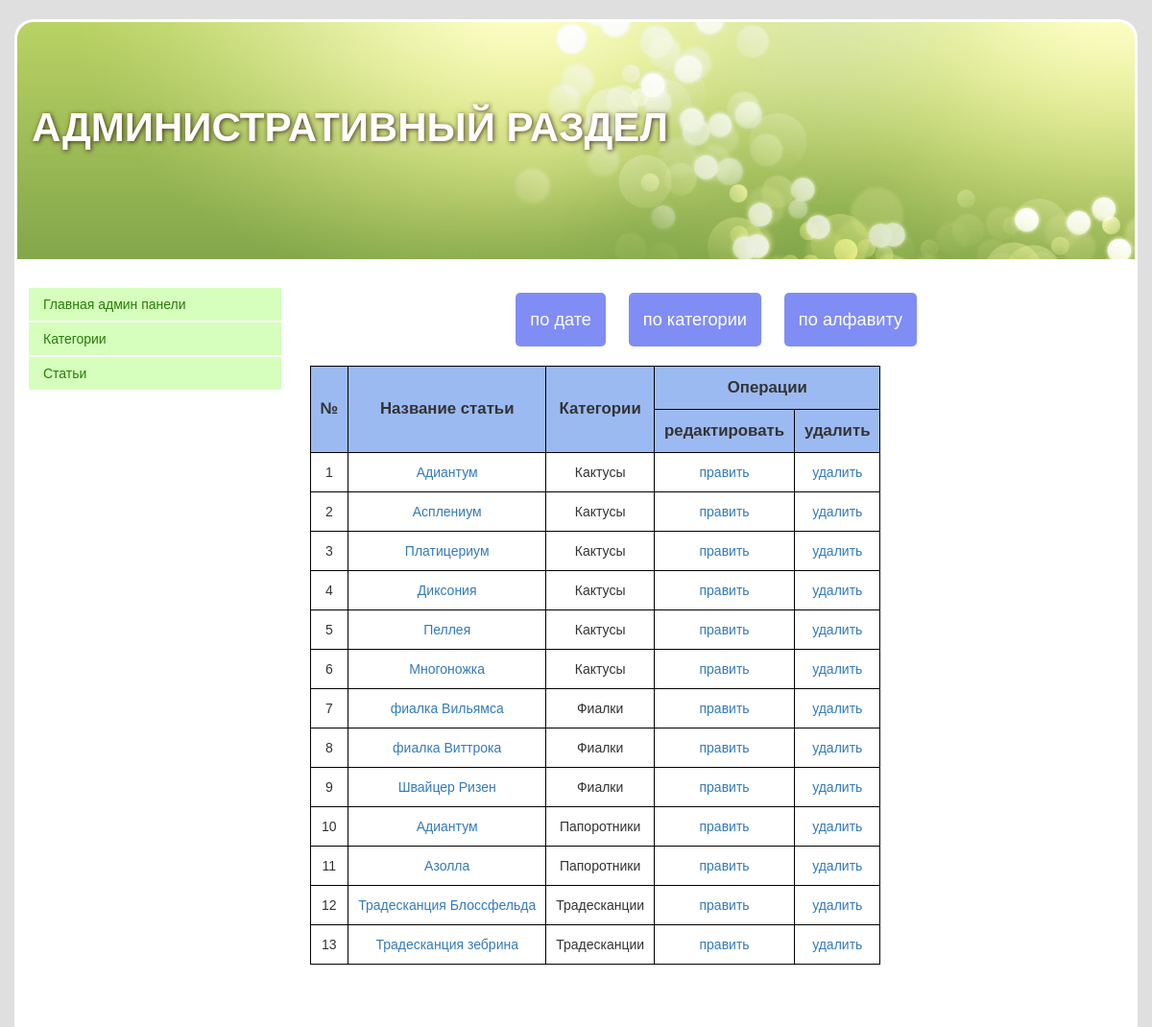
The page /admin_panel/article_view.php on the database its author committed.
### tables this page shows
CREATE TABLE IF NOT EXISTS `articles` (
  `id` int(11) NOT NULL AUTO_INCREMENT,
  `id_category` int(2) DEFAULT NULL,
  `article_name` varchar(255) DEFAULT NULL,
  `article_text` text,
  `article_keywords` text,
  `article_description` text,
  `article_image` varchar(255) DEFAULT NULL,
  PRIMARY KEY (`id`),
  KEY `id_category` (`id_category`)
);

CREATE TABLE IF NOT EXISTS `categories` (
  `id` int(11) NOT NULL AUTO_INCREMENT,
  `category_name` varchar(255) DEFAULT NULL,
  `category_description` text,
  `category_image` varchar(255) DEFAULT NULL,
  PRIMARY KEY (`id`)
);

### admin_panel/functions.php (called while the page is built)
<?php
function cons($pole, $order) {
	if ($pole!="" or  $order!="") {
		$stroka='SELECT	articles.article_name, categories.category_name FROM articles, categories WHERE articles.id_category = categories.id ORDER BY '.$pole.' '.$order;
	}
	else
	{
		$stroka = "SELECT
		 																	articles.article_name, 								categories.category_name
																		FROM
																			articles ,categories
																		WHERE
																			articles.id_category = categories.id";
	}
$query_table = mysql_query($stroka);
return $query_table;
}
?>

### admin_panel/article_view.php (the view, shortened to what this page needs)
 <?php include "header.php";?>
 <?php include "content.php";
       include "functions.php";
        $sort = $_GET['sort'];?>
<?php
$click = " <ul class='sort'>
						<li><a href='?sort=1'> по дате</a></li>
						<li><a href='?sort=2'>по категории</a>  </li>
						<li><a href='?sort=3'>по алфавиту</a></li>
		      </ul> ";
echo $click;
?>
 <table class="table_adm">
		<thead>
			<tr>
				<td rowspan="2">№</td>
				<td rowspan="2">Название статьи</td>
				<td rowspan="2">Категории</td>
				<td colspan="2">Операции</td>
			</tr>
			<tr>
				<td>редактировать</td>
				<td>удалить</td>
			</tr>
		</thead>
<?php
	 $query_table_art = cons("","");
	$num =1;
	while($array_table3 = mysql_fetch_array($query_table_art)){
		echo   "<tbody>
							<tr>
								<td>" . $num . "</td>
								<td> <a href='#'>". $array_table3[article_name] . "</a></td>
								<td>" . $array_table3[category_name] . "</td>
								<td><a href='#'>править</a></td>
								<td><a href='#'>удалить</a></td>
							</tr>
						</tbody>";
	  $num++;
	}
?>
</table>

### styles/style.css (style rules this page uses)
* { margin:0; padding:0; }
body { font-family: Arial, sans-serif; background-color: #dfdfdf; }
.table_adm { border:1px solid #000; text-align: center; margin-bottom: 50px; box-sizing: border-box; }
.table_adm td { border:1px solid #000; padding:10px; }
.table_adm thead { background-color: #9cbaf2; font-weight: 800; font-size: 1.2em; }
.sort { list-style: none; text-align: center; margin: 15px 0; }
.sort a { display: block; padding: 5px; color: #fff; font-size: 1.3em; }
.sort li { display:inline-block; border-radius: 5px; background-color: #808df4; margin: 5px 10px; padding: 10px; color: #fff; padding: 10px; }

### rows shown on the page
articles: article_name "Адиантум", id_category.category_name "Кактусы"
articles: article_name "Асплениум", id_category.category_name "Кактусы"
articles: article_name "Платицериум", id_category.category_name "Кактусы"
articles: article_name "Диксония", id_category.category_name "Кактусы"
articles: article_name "Пеллея", id_category.category_name "Кактусы"
articles: article_name "Многоножка", id_category.category_name "Кактусы"
articles: article_name "фиалка Вильямса", id_category.category_name "Фиалки"
articles: article_name "фиалка Виттрока", id_category.category_name "Фиалки"
articles: article_name "Швайцер Ризен", id_category.category_name "Фиалки"
articles: article_name "Адиантум", id_category.category_name "Папоротники"
articles: article_name "Азолла", id_category.category_name "Папоротники"
articles: article_name "Традесканция Блоссфельда", id_category.category_name "Традесканции"
articles: article_name "Традесканция зебрина", id_category.category_name "Традесканции"
